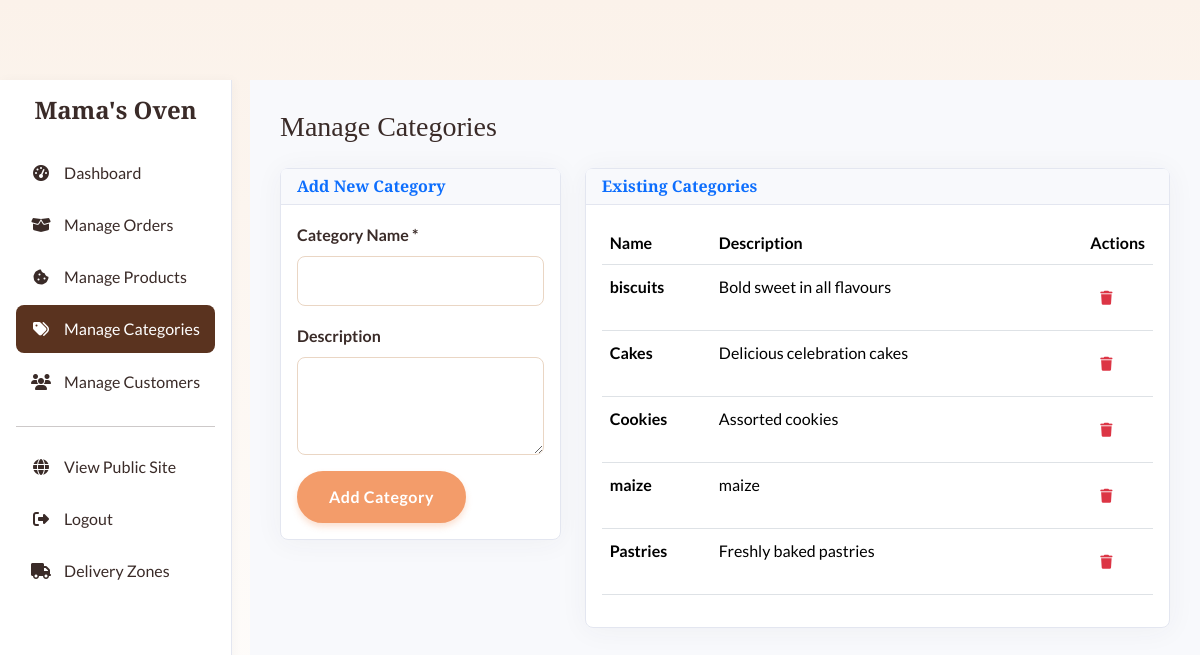
Screenshot of /admin/categories.php (signed in) with the database file from the repository.
### tables this page shows
CREATE TABLE `categories` (
  `id` int(11) NOT NULL AUTO_INCREMENT,
  `name` varchar(100) NOT NULL,
  `description` varchar(255) DEFAULT NULL,
  `status` enum('active','inactive') NOT NULL DEFAULT 'active',
  PRIMARY KEY (`id`),
  UNIQUE KEY `name` (`name`)
);

### admin/categories.php (the view, shortened to what this page needs)
<?php
require_once __DIR__ . '/includes/header.php';
$errors = [];
try {
    $categories = $pdo->query("SELECT * FROM categories ORDER BY name ASC")->fetchAll();
} catch (PDOException $e) {
    $errors[] = "Could not fetch categories: " . $e->getMessage();
    $categories = [];
}
?>
<h1 class="h3 mb-4">Manage Categories</h1>
<div class="row">
    <div class="col-lg-4 mb-4">
        <div class="card shadow">
            <div class="card-header"><h6 class="m-0 font-weight-bold text-primary">Add New Category</h6></div>
            <div class="card-body">
                <form method="POST">
                    <div class="mb-3">
                        <label for="name" class="form-label">Category Name *</label>
                        <input type="text" class="form-control" id="name" name="name" required>
                    </div>
                    <div class="mb-3">
                        <label for="description" class="form-label">Description</label>
                        <textarea class="form-control" id="description" name="description" rows="3"></textarea>
                    </div>
                    <button type="submit" name="add_category" class="btn btn-primary">Add Category</button>
                </form>
            </div>
        </div>
    </div>
    <div class="col-lg-8">
        <div class="card shadow">
            <div class="card-header"><h6 class="m-0 font-weight-bold text-primary">Existing Categories</h6></div>
            <div class="card-body">
                <div class="table-responsive">
                    <table class="table table-hover">
                        <thead>
                            <tr>
                                <th>Name</th>
                                <th>Description</th>
                                <th class="text-end">Actions</th>
                            </tr>
                        </thead>
                        <tbody>
                            <?php if (empty($categories)): ?>
                                <tr><td colspan="3" class="text-center">No categories found.</td></tr>
                            <?php else: ?>
                                <?php foreach ($categories as $category): ?>
                                <tr>
                                    <td><strong><?php echo htmlspecialchars($category['name']); ?></strong></td>
                                    <td><?php echo htmlspecialchars($category['description']); ?></td>
                                    <td class="text-end">
                                        <a href="javascript:void(0);" onclick="confirmDelete('categories.php?action=delete&id=<?php echo $category['id']; ?>')" class="btn btn-sm btn-outline-danger" title="Delete">
                                            <i class="fas fa-trash"></i>
                                        </a>
                                    </td>
                                </tr>
                                <?php endforeach; ?>
                            <?php endif; ?>
                        </tbody>
                    </table>
                </div>
            </div>
        </div>
    </div>
</div>
<?php require_once __DIR__ . '/includes/footer.php'; ?>

### assets/css/style.css (style rules this page uses)
:root { --font-heading: 'Playfair Display', serif; --font-body: 'Lato', sans-serif; --color-primary: #5A331F; --color-secondary: #F5D1B1; --color-background: #FBF2EA; --color-text: #3A2B28; --color-text-light: #867670; --color-accent: #F39C6A; --color-white: #FFFFFF; --color-border: #EAD6C4; --color-success: #5D9C59; --color-danger: #DF2E38; }
body { font-family: var(--font-body); color: var(--color-text); background-color: var(--color-background); padding-top: 80px; line-height: 1.7; }
h1, h2, h3, h4, h5, h6 { font-family: var(--font-heading); font-weight: 700; color: var(--color-text); }
a { color: var(--color-primary); text-decoration: none; transition: color 0.3s ease; }
.btn { font-weight: 700; padding: 12px 30px; border-radius: 50px; border: 2px solid transparent; transition: all 0.3s ease; letter-spacing: 0.5px; }
.btn-primary { background-color: var(--color-primary); border-color: var(--color-primary); color: var(--color-white); }
.form-control { border-radius: 8px; border: 1px solid var(--color-border); padding: 12px 15px; transition: all 0.3s ease; }
.form-label { font-weight: 700; color: var(--color-text); margin-bottom: 8px; }
.card.shadow { border: none; border-radius: 15px; box-shadow: 0 10px 40px rgba(0,0,0,0.08) !important; }
.btn-primary { background-color: #F39C6A; border-color: #F39C6A; box-shadow: 0 4px 6px rgba(243, 156, 106, 0.3); }
body { background: linear-gradient(to bottom, #FBF2EA 0%, #FFFFFF 100%); min-height: 100vh; }
.admin-main-content .card { border: 1px solid #e3e6f0; border-radius: 0.5rem; box-shadow: 0 0.15rem 1.75rem 0 rgba(58, 59, 69, 0.05) !important; }
.admin-main-content .card-header { background-color: #f8f9fc; border-bottom: 1px solid #e3e6f0; }

### rows the page displays
categories: name "biscuits", description "Bold sweet in all flavours"
categories: name "Cakes", description "Delicious celebration cakes"
categories: name "Cookies", description "Assorted cookies"
categories: name "maize", description "maize"
categories: name "Pastries", description "Freshly baked pastries"

### other values shown
SITE_NAME "Mama's Oven"
